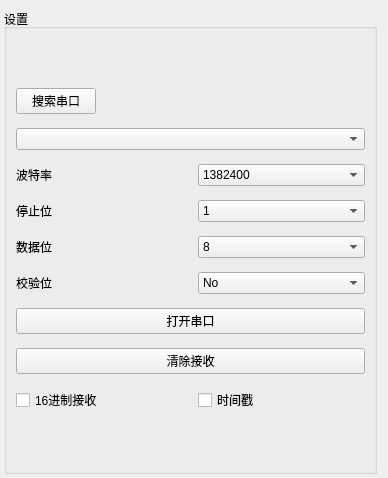
<?xml version="1.0" encoding="UTF-8"?>
<ui version="4.0">
 <class>WidgetSettings</class>
 <widget class="QWidget" name="WidgetSettings">
  <property name="geometry">
   <rect>
    <x>0</x>
    <y>0</y>
    <width>388</width>
    <height>478</height>
   </rect>
  </property>
  <property name="windowTitle">
   <string>Form</string>
  </property>
  <layout class="QHBoxLayout" name="horizontalLayout_2">
   <property name="leftMargin">
    <number>4</number>
   </property>
   <property name="topMargin">
    <number>9</number>
   </property>
   <property name="bottomMargin">
    <number>4</number>
   </property>
   <item>
    <layout class="QHBoxLayout" name="horizontalLayout">
     <property name="spacing">
      <number>0</number>
     </property>
     <item>
      <widget class="QGroupBox" name="groupBox">
       <property name="title">
        <string>设置</string>
       </property>
       <layout class="QVBoxLayout" name="verticalLayout_2">
        <item>
         <layout class="QVBoxLayout" name="verticalLayout">
          <property name="spacing">
           <number>14</number>
          </property>
          <item>
           <layout class="QHBoxLayout" name="horizontalLayout_3">
            <item>
             <widget class="QPushButton" name="btnSearchPort">
              <property name="text">
               <string>搜索串口</string>
              </property>
             </widget>
            </item>
            <item>
             <spacer name="horizontalSpacer">
              <property name="orientation">
               <enum>Qt::Horizontal</enum>
              </property>
              <property name="sizeHint" stdset="0">
               <size>
                <width>40</width>
                <height>20</height>
               </size>
              </property>
             </spacer>
            </item>
           </layout>
          </item>
          <item>
           <layout class="QHBoxLayout" name="horizontalLayout_9">
            <item>
             <widget class="QComboBox" name="cbxPort"/>
            </item>
           </layout>
          </item>
          <item>
           <layout class="QHBoxLayout" name="horizontalLayout_8">
            <item>
             <widget class="QLabel" name="lblBaudRate">
              <property name="text">
               <string>波特率</string>
              </property>
             </widget>
            </item>
            <item>
             <widget class="QComboBox" name="cbxBaudRate">
              <property name="currentText">
               <string>115200</string>
              </property>
              <item>
               <property name="text">
                <string>1382400</string>
               </property>
              </item>
              <item>
               <property name="text">
                <string>921600</string>
               </property>
              </item>
              <item>
               <property name="text">
                <string>460800</string>
               </property>
              </item>
              <item>
               <property name="text">
                <string>115200</string>
               </property>
              </item>
              <item>
               <property name="text">
                <string>38400</string>
               </property>
              </item>
              <item>
               <property name="text">
                <string>9600</string>
               </property>
              </item>
             </widget>
            </item>
           </layout>
          </item>
          <item>
           <layout class="QHBoxLayout" name="horizontalLayout_7">
            <item>
             <widget class="QLabel" name="lblStopBit">
              <property name="text">
               <string>停止位</string>
              </property>
             </widget>
            </item>
            <item>
             <widget class="QComboBox" name="cbxStopBit">
              <item>
               <property name="text">
                <string>1</string>
               </property>
              </item>
              <item>
               <property name="text">
                <string>2</string>
               </property>
              </item>
             </widget>
            </item>
           </layout>
          </item>
          <item>
           <layout class="QHBoxLayout" name="horizontalLayout_6">
            <item>
             <widget class="QLabel" name="lbllDataBit">
              <property name="text">
               <string>数据位</string>
              </property>
             </widget>
            </item>
            <item>
             <widget class="QComboBox" name="cbxDataBit">
              <item>
               <property name="text">
                <string>8</string>
               </property>
              </item>
              <item>
               <property name="text">
                <string>7</string>
               </property>
              </item>
              <item>
               <property name="text">
                <string>6</string>
               </property>
              </item>
              <item>
               <property name="text">
                <string>5</string>
               </property>
              </item>
             </widget>
            </item>
           </layout>
          </item>
          <item>
           <layout class="QHBoxLayout" name="horizontalLayout_5">
            <item>
             <widget class="QLabel" name="lblParityBit">
              <property name="text">
               <string>校验位</string>
              </property>
             </widget>
            </item>
            <item>
             <widget class="QComboBox" name="cbxParityBit">
              <item>
               <property name="text">
                <string>No</string>
               </property>
              </item>
              <item>
               <property name="text">
                <string>Odd</string>
               </property>
              </item>
              <item>
               <property name="text">
                <string>Even</string>
               </property>
              </item>
             </widget>
            </item>
           </layout>
          </item>
          <item>
           <layout class="QVBoxLayout" name="verticalLayout_3">
            <item>
             <widget class="QPushButton" name="btnSerialPortOperation">
              <property name="text">
               <string>打开串口</string>
              </property>
             </widget>
            </item>
            <item>
             <widget class="QPushButton" name="btnClearRec">
              <property name="text">
               <string>清除接收</string>
              </property>
             </widget>
            </item>
           </layout>
          </item>
          <item>
           <layout class="QHBoxLayout" name="horizontalLayout_10">
            <item>
             <widget class="QCheckBox" name="isHexRec">
              <property name="text">
               <string>16进制接收</string>
              </property>
              <property name="checked">
               <bool>false</bool>
              </property>
             </widget>
            </item>
            <item>
             <widget class="QCheckBox" name="isDisTime">
              <property name="text">
               <string>时间戳</string>
              </property>
             </widget>
            </item>
           </layout>
          </item>
         </layout>
        </item>
       </layout>
      </widget>
     </item>
    </layout>
   </item>
  </layout>
 </widget>
 <resources/>
 <connections/>
</ui>
